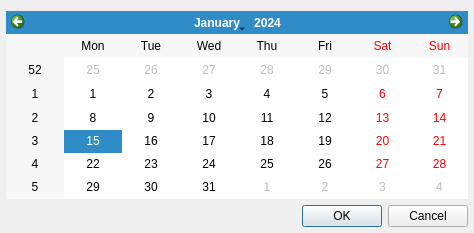
<?xml version="1.0" encoding="UTF-8"?>
<ui version="4.0">
 <class>DateInputDialog</class>
 <widget class="QDialog" name="DateInputDialog">
  <property name="geometry">
   <rect>
    <x>0</x>
    <y>0</y>
    <width>474</width>
    <height>233</height>
   </rect>
  </property>
  <property name="windowTitle">
   <string>Select Date</string>
  </property>
  <layout class="QVBoxLayout" name="verticalLayout">
   <property name="leftMargin">
    <number>6</number>
   </property>
   <property name="rightMargin">
    <number>6</number>
   </property>
   <property name="bottomMargin">
    <number>6</number>
   </property>
   <item>
    <widget class="QCalendarWidget" name="calendarWidget"/>
   </item>
   <item>
    <widget class="QDialogButtonBox" name="buttonBox">
     <property name="orientation">
      <enum>Qt::Horizontal</enum>
     </property>
     <property name="standardButtons">
      <set>QDialogButtonBox::Cancel|QDialogButtonBox::Ok</set>
     </property>
    </widget>
   </item>
  </layout>
 </widget>
 <resources/>
 <connections>
  <connection>
   <sender>buttonBox</sender>
   <signal>accepted()</signal>
   <receiver>DateInputDialog</receiver>
   <slot>accept()</slot>
   <hints>
    <hint type="sourcelabel">
     <x>248</x>
     <y>254</y>
    </hint>
    <hint type="destinationlabel">
     <x>157</x>
     <y>274</y>
    </hint>
   </hints>
  </connection>
  <connection>
   <sender>buttonBox</sender>
   <signal>rejected()</signal>
   <receiver>DateInputDialog</receiver>
   <slot>reject()</slot>
   <hints>
    <hint type="sourcelabel">
     <x>316</x>
     <y>260</y>
    </hint>
    <hint type="destinationlabel">
     <x>286</x>
     <y>274</y>
    </hint>
   </hints>
  </connection>
 </connections>
</ui>
